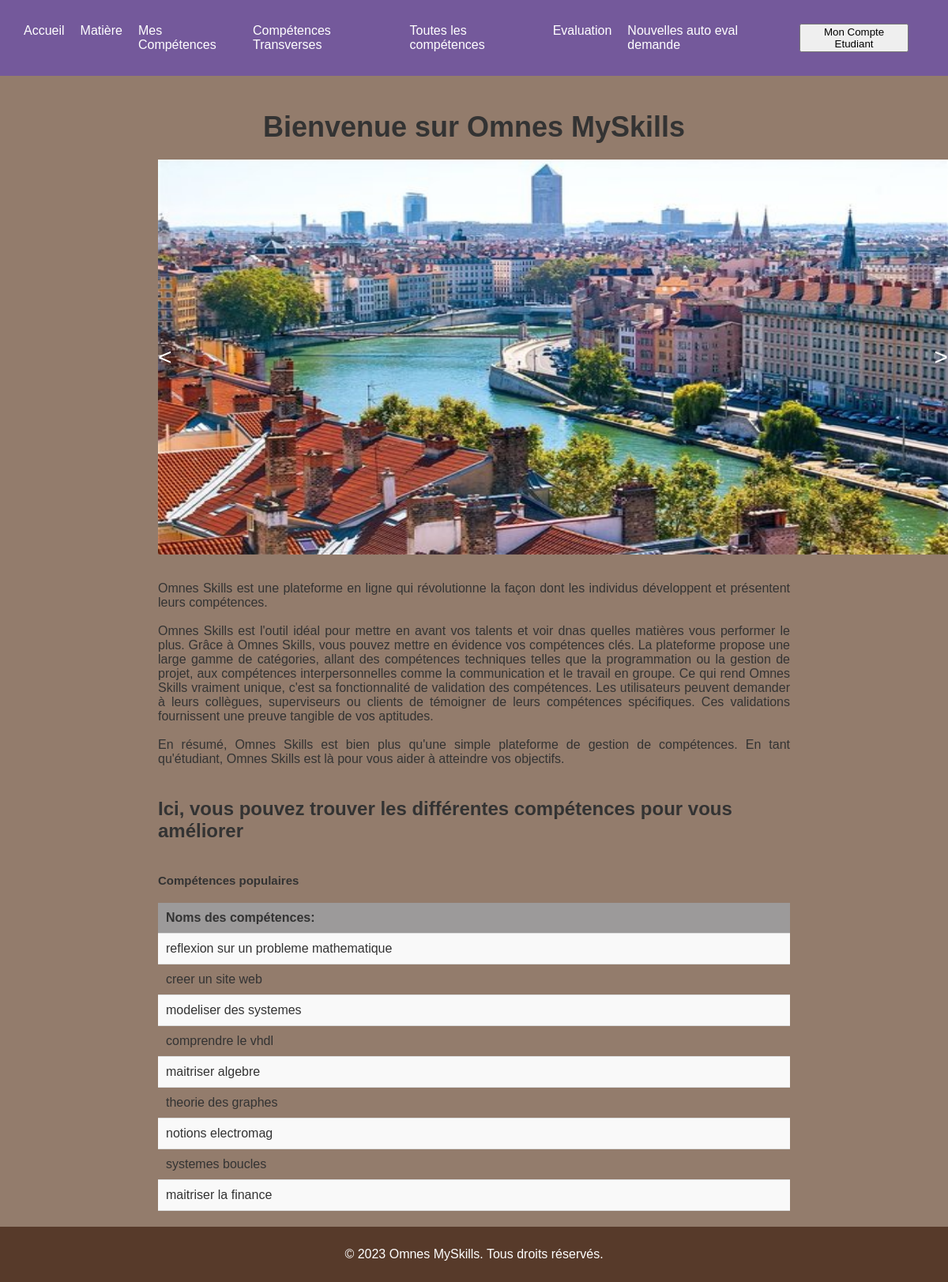
Page /accueil/accueiletudiant/pageaccueiletudiant.php on the earlier database version.
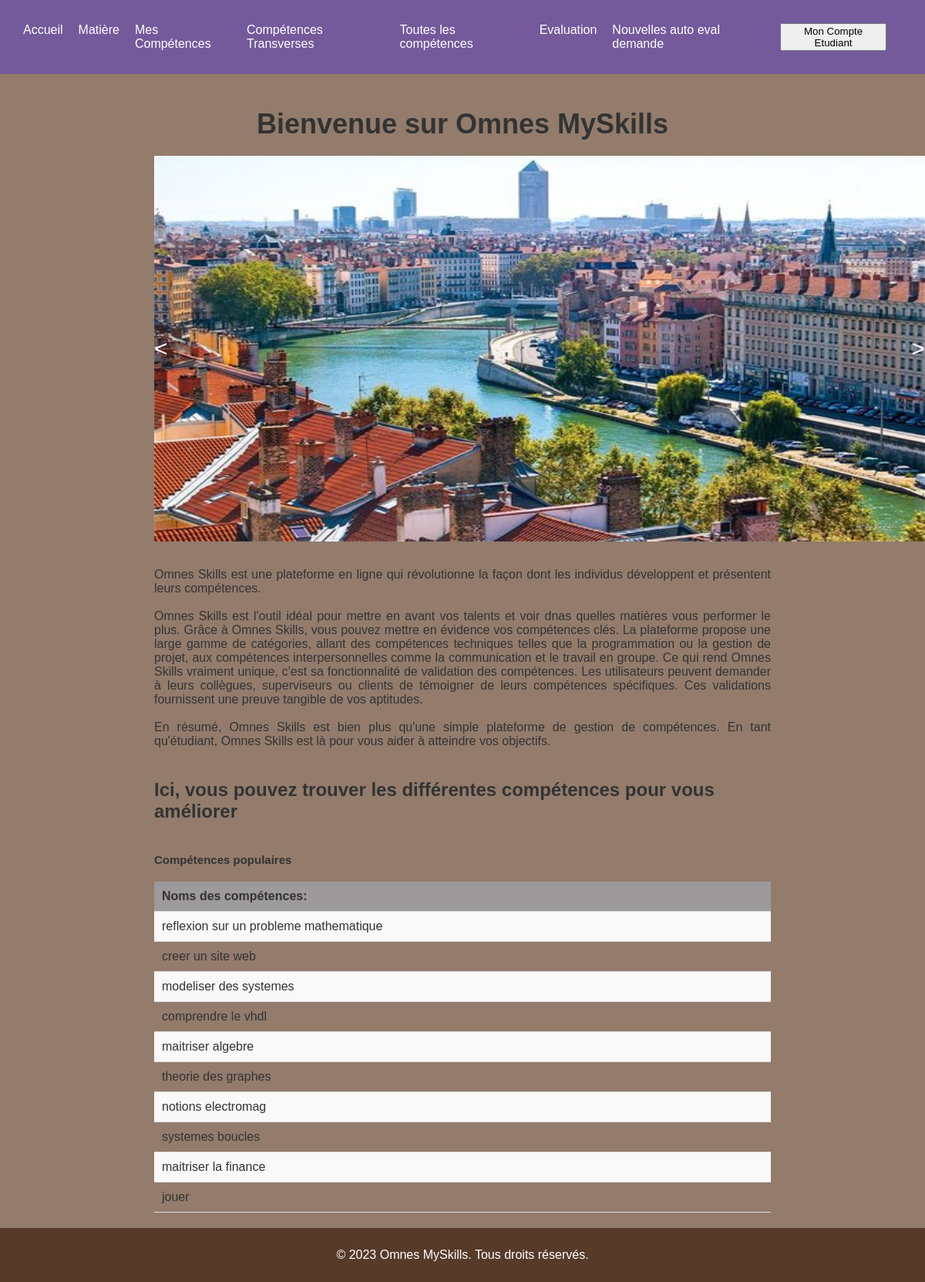
Same page on the later database version.
### tables this page shows
CREATE TABLE IF NOT EXISTS `competences` (
  `id` int(50) NOT NULL,
  `nom` varchar(200) NOT NULL,
  `statut` varchar(200) NOT NULL,
  `datecreation` date DEFAULT NULL,
  `datelimite` date DEFAULT NULL,
  `ecole` varchar(255) NOT NULL DEFAULT 'ECE',
  PRIMARY KEY (`id`)
);

### accueil/accueiletudiant/pageaccueiletudiant.php (the view, shortened to what this page needs)
<?php
require_once '../../BDD/init.php';
$requete2 = mysqli_query($conn, ' SELECT nom FROM competences ');
?>
<!DOCTYPE html>
<html>
<head>
  <link rel="stylesheet" type="text/css" href="pageaccueiletudiant5.css">
</head>
<body>
  <header>
    <div class="flex-container">
      <div><a href="#">Accueil</a></div>
      <div><a href="../accueiletudiant/matieresetudiant/matieres.html">Matière</a></div>
      <div><a href="../accueiletudiant/mescompetences/mescompetences.html">Mes Compétences</a></div>
      <div><a href="#">Compétences Transverses</a></div>
      <div><a href="../accueiletudiant/toutescompetences/toutescompetences.html">Toutes les compétences</a></div>
      <div><a href="../accueiletudiant/evaluation/evaluation.php">Evaluation</a></div>
      <div><a href="../accueiletudiant/nouvellesautoevaldemande/nouvellesautoevaldemande.php">Nouvelles auto eval demande</a></div>
    </div>
    <div class="flex-container1">
      <div><button id="open-popup">Mon Compte Etudiant</button></div>
    </div>
  </header>
  <main>
    <h1>Bienvenue sur Omnes MySkills</h1>
    <div class="carousel">
      <img src="lyon1.jpg" class="slide active" />
      <div class="controls">
        <span id="prev">&lt;</span>
        <span id="next">&gt;</span>
      </div>
    </div>
    <p class="article"><br>
      Omnes Skills est une plateforme en ligne qui révolutionne la façon dont les individus développent et présentent leurs compétences.</br>
      <br> Omnes Skills est l'outil idéal pour mettre en avant vos talents et voir dnas quelles matières vous performer le plus.
      Grâce à Omnes Skills, vous pouvez mettre en évidence vos compétences clés. La plateforme propose une large gamme de catégories, allant des compétences techniques telles que la programmation ou la gestion de projet, aux compétences interpersonnelles comme la communication et le travail en groupe.
      Ce qui rend Omnes Skills vraiment unique, c'est sa fonctionnalité de validation des compétences. Les utilisateurs peuvent demander à leurs collègues, superviseurs ou clients de témoigner de leurs compétences spécifiques. Ces validations fournissent une preuve tangible de vos aptitudes.</br>
      <br> En résumé, Omnes Skills est bien plus qu'une simple plateforme de gestion de compétences. En tant qu'étudiant, Omnes Skills est là pour vous aider à atteindre vos objectifs.</br>
    </p>
    <h2> Ici, vous pouvez trouver les différentes compétences pour vous améliorer</h2>
    <h3>Compétences populaires</h3>
    <table>
      <th>Noms des compétences:</th>
      <?php while ($donnees = mysqli_fetch_assoc($requete2)) {
      ?>
        <tr>
          <td>
            <?php echo $donnees['nom']; ?> </td>
        </tr>
      <?php } ?>
    </table>
  </main>
  <footer>
    <p>© 2023 Omnes MySkills. Tous droits réservés.</p>
  </footer>
</body>
</html>

Differences in the rows shown:
added competences: nom "jouer"
